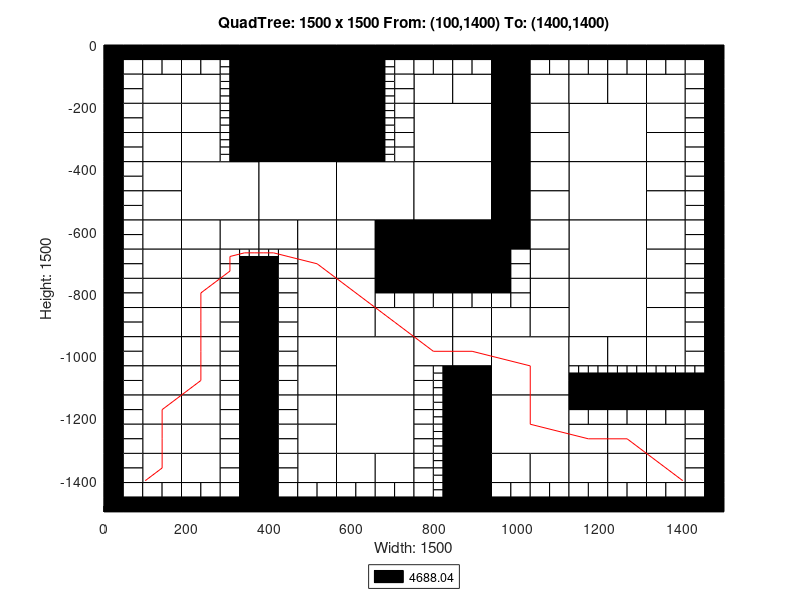

The MATLAB source for this figure:
axis([0 1500 -1500 0]);
title('QuadTree: 1500 x 1500 From: (100,1400) To: (1400,1400)');
xlabel('Width: 1500');
ylabel('Height: 1500');
rectangle('Position',[375 -187.5 187.5 187.5], 'FaceColor',[0 0 0]);
rectangle('Position',[375 -375 187.5 187.5], 'FaceColor',[0 0 0]);
rectangle('Position',[187.5 -562.5 187.5 187.5], 'FaceColor',[1 1 1]);
rectangle('Position',[375 -562.5 187.5 187.5], 'FaceColor',[1 1 1]);
rectangle('Position',[562.5 -562.5 187.5 187.5], 'FaceColor',[1 1 1]);
rectangle('Position',[750 -375 187.5 187.5], 'FaceColor',[1 1 1]);
rectangle('Position',[1125 -375 187.5 187.5], 'FaceColor',[1 1 1]);
rectangle('Position',[750 -562.5 187.5 187.5], 'FaceColor',[1 1 1]);
rectangle('Position',[750 -750 187.5 187.5], 'FaceColor',[0 0 0]);
rectangle('Position',[1125 -562.5 187.5 187.5], 'FaceColor',[1 1 1]);
rectangle('Position',[1125 -750 187.5 187.5], 'FaceColor',[1 1 1]);
rectangle('Position',[562.5 -1125 187.5 187.5], 'FaceColor',[1 1 1]);
rectangle('Position',[562.5 -1312.5 187.5 187.5], 'FaceColor',[1 1 1]);
rectangle('Position',[937.5 -1125 187.5 187.5], 'FaceColor',[1 1 1]);
rectangle('Position',[1125 -937.5 187.5 187.5], 'FaceColor',[1 1 1]);
rectangle('Position',[937.5 -1312.5 187.5 187.5], 'FaceColor',[1 1 1]);
rectangle('Position',[93.75 -187.5 93.75 93.75], 'FaceColor',[1 1 1]);
rectangle('Position',[187.5 -187.5 93.75 93.75], 'FaceColor',[1 1 1]);
rectangle('Position',[93.75 -281.25 93.75 93.75], 'FaceColor',[1 1 1]);
rectangle('Position',[93.75 -375 93.75 93.75], 'FaceColor',[1 1 1]);
rectangle('Position',[187.5 -281.25 93.75 93.75], 'FaceColor',[1 1 1]);
rectangle('Position',[187.5 -375 93.75 93.75], 'FaceColor',[1 1 1]);
rectangle('Position',[562.5 -93.75 93.75 93.75], 'FaceColor',[0 0 0]);
rectangle('Position',[562.5 -187.5 93.75 93.75], 'FaceColor',[0 0 0]);
rectangle('Position',[562.5 -281.25 93.75 93.75], 'FaceColor',[0 0 0]);
rectangle('Position',[562.5 -375 93.75 93.75], 'FaceColor',[0 0 0]);
rectangle('Position',[93.75 -468.75 93.75 93.75], 'FaceColor',[1 1 1]);
rectangle('Position',[93.75 -562.5 93.75 93.75], 'FaceColor',[1 1 1]);
rectangle('Position',[93.75 -656.25 93.75 93.75], 'FaceColor',[1 1 1]);
rectangle('Position',[93.75 -750 93.75 93.75], 'FaceColor',[1 1 1]);
rectangle('Position',[187.5 -656.25 93.75 93.75], 'FaceColor',[1 1 1]);
rectangle('Position',[281.25 -656.25 93.75 93.75], 'FaceColor',[1 1 1]);
rectangle('Position',[187.5 -750 93.75 93.75], 'FaceColor',[1 1 1]);
rectangle('Position',[375 -656.25 93.75 93.75], 'FaceColor',[1 1 1]);
rectangle('Position',[468.75 -656.25 93.75 93.75], 'FaceColor',[1 1 1]);
rectangle('Position',[468.75 -750 93.75 93.75], 'FaceColor',[1 1 1]);
rectangle('Position',[562.5 -656.25 93.75 93.75], 'FaceColor',[1 1 1]);
rectangle('Position',[656.25 -656.25 93.75 93.75], 'FaceColor',[0 0 0]);
rectangle('Position',[562.5 -750 93.75 93.75], 'FaceColor',[1 1 1]);
rectangle('Position',[656.25 -750 93.75 93.75], 'FaceColor',[0 0 0]);
rectangle('Position',[750 -187.5 93.75 93.75], 'FaceColor',[1 1 1]);
rectangle('Position',[843.75 -187.5 93.75 93.75], 'FaceColor',[1 1 1]);
rectangle('Position',[937.5 -93.75 93.75 93.75], 'FaceColor',[0 0 0]);
rectangle('Position',[937.5 -187.5 93.75 93.75], 'FaceColor',[0 0 0]);
rectangle('Position',[1031.25 -187.5 93.75 93.75], 'FaceColor',[1 1 1]);
rectangle('Position',[937.5 -281.25 93.75 93.75], 'FaceColor',[0 0 0]);
rectangle('Position',[1031.25 -281.25 93.75 93.75], 'FaceColor',[1 1 1]);
rectangle('Position',[937.5 -375 93.75 93.75], 'FaceColor',[0 0 0]);
rectangle('Position',[1031.25 -375 93.75 93.75], 'FaceColor',[1 1 1]);
rectangle('Position',[1125 -187.5 93.75 93.75], 'FaceColor',[1 1 1]);
rectangle('Position',[1218.75 -187.5 93.75 93.75], 'FaceColor',[1 1 1]);
rectangle('Position',[1312.5 -187.5 93.75 93.75], 'FaceColor',[1 1 1]);
rectangle('Position',[1312.5 -281.25 93.75 93.75], 'FaceColor',[1 1 1]);
rectangle('Position',[1312.5 -375 93.75 93.75], 'FaceColor',[1 1 1]);
rectangle('Position',[937.5 -468.75 93.75 93.75], 'FaceColor',[0 0 0]);
rectangle('Position',[1031.25 -468.75 93.75 93.75], 'FaceColor',[1 1 1]);
rectangle('Position',[937.5 -562.5 93.75 93.75], 'FaceColor',[0 0 0]);
rectangle('Position',[1031.25 -562.5 93.75 93.75], 'FaceColor',[1 1 1]);
rectangle('Position',[937.5 -656.25 93.75 93.75], 'FaceColor',[0 0 0]);
rectangle('Position',[1031.25 -656.25 93.75 93.75], 'FaceColor',[1 1 1]);
rectangle('Position',[1031.25 -750 93.75 93.75], 'FaceColor',[1 1 1]);
rectangle('Position',[1312.5 -468.75 93.75 93.75], 'FaceColor',[1 1 1]);
rectangle('Position',[1312.5 -562.5 93.75 93.75], 'FaceColor',[1 1 1]);
rectangle('Position',[1312.5 -656.25 93.75 93.75], 'FaceColor',[1 1 1]);
rectangle('Position',[1312.5 -750 93.75 93.75], 'FaceColor',[1 1 1]);
rectangle('Position',[93.75 -843.75 93.75 93.75], 'FaceColor',[1 1 1]);
rectangle('Position',[93.75 -937.5 93.75 93.75], 'FaceColor',[1 1 1]);
rectangle('Position',[187.5 -843.75 93.75 93.75], 'FaceColor',[1 1 1]);
rectangle('Position',[187.5 -937.5 93.75 93.75], 'FaceColor',[1 1 1]);
rectangle('Position',[93.75 -1031.25 93.75 93.75], 'FaceColor',[1 1 1]);
rectangle('Position',[93.75 -1125 93.75 93.75], 'FaceColor',[1 1 1]);
rectangle('Position',[187.5 -1031.25 93.75 93.75], 'FaceColor',[1 1 1]);
rectangle('Position',[187.5 -1125 93.75 93.75], 'FaceColor',[1 1 1]);
rectangle('Position',[468.75 -843.75 93.75 93.75], 'FaceColor',[1 1 1]);
rectangle('Position',[468.75 -937.5 93.75 93.75], 'FaceColor',[1 1 1]);
rectangle('Position',[562.5 -843.75 93.75 93.75], 'FaceColor',[1 1 1]);
rectangle('Position',[562.5 -937.5 93.75 93.75], 'FaceColor',[1 1 1]);
rectangle('Position',[656.25 -937.5 93.75 93.75], 'FaceColor',[1 1 1]);
rectangle('Position',[468.75 -1031.25 93.75 93.75], 'FaceColor',[1 1 1]);
rectangle('Position',[468.75 -1125 93.75 93.75], 'FaceColor',[1 1 1]);
rectangle('Position',[93.75 -1218.75 93.75 93.75], 'FaceColor',[1 1 1]);
rectangle('Position',[93.75 -1312.5 93.75 93.75], 'FaceColor',[1 1 1]);
rectangle('Position',[187.5 -1218.75 93.75 93.75], 'FaceColor',[1 1 1]);
rectangle('Position',[187.5 -1312.5 93.75 93.75], 'FaceColor',[1 1 1]);
rectangle('Position',[93.75 -1406.25 93.75 93.75], 'FaceColor',[1 1 1]);
rectangle('Position',[187.5 -1406.25 93.75 93.75], 'FaceColor',[1 1 1]);
rectangle('Position',[468.75 -1218.75 93.75 93.75], 'FaceColor',[1 1 1]);
rectangle('Position',[468.75 -1312.5 93.75 93.75], 'FaceColor',[1 1 1]);
rectangle('Position',[468.75 -1406.25 93.75 93.75], 'FaceColor',[1 1 1]);
rectangle('Position',[562.5 -1406.25 93.75 93.75], 'FaceColor',[1 1 1]);
rectangle('Position',[656.25 -1406.25 93.75 93.75], 'FaceColor',[1 1 1]);
rectangle('Position',[750 -937.5 93.75 93.75], 'FaceColor',[1 1 1]);
rectangle('Position',[843.75 -937.5 93.75 93.75], 'FaceColor',[1 1 1]);
rectangle('Position',[1031.25 -843.75 93.75 93.75], 'FaceColor',[1 1 1]);
rectangle('Position',[937.5 -937.5 93.75 93.75], 'FaceColor',[1 1 1]);
rectangle('Position',[1031.25 -937.5 93.75 93.75], 'FaceColor',[1 1 1]);
rectangle('Position',[750 -1031.25 93.75 93.75], 'FaceColor',[1 1 1]);
rectangle('Position',[843.75 -1031.25 93.75 93.75], 'FaceColor',[1 1 1]);
rectangle('Position',[843.75 -1125 93.75 93.75], 'FaceColor',[0 0 0]);
rectangle('Position',[1312.5 -843.75 93.75 93.75], 'FaceColor',[1 1 1]);
rectangle('Position',[1312.5 -937.5 93.75 93.75], 'FaceColor',[1 1 1]);
rectangle('Position',[1125 -1031.25 93.75 93.75], 'FaceColor',[1 1 1]);
rectangle('Position',[1218.75 -1031.25 93.75 93.75], 'FaceColor',[1 1 1]);
rectangle('Position',[1312.5 -1031.25 93.75 93.75], 'FaceColor',[1 1 1]);
rectangle('Position',[843.75 -1218.75 93.75 93.75], 'FaceColor',[0 0 0]);
rectangle('Position',[843.75 -1312.5 93.75 93.75], 'FaceColor',[0 0 0]);
rectangle('Position',[843.75 -1406.25 93.75 93.75], 'FaceColor',[0 0 0]);
rectangle('Position',[843.75 -1500 93.75 93.75], 'FaceColor',[0 0 0]);
rectangle('Position',[937.5 -1406.25 93.75 93.75], 'FaceColor',[1 1 1]);
rectangle('Position',[1031.25 -1406.25 93.75 93.75], 'FaceColor',[1 1 1]);
rectangle('Position',[1125 -1312.5 93.75 93.75], 'FaceColor',[1 1 1]);
rectangle('Position',[1218.75 -1312.5 93.75 93.75], 'FaceColor',[1 1 1]);
rectangle('Position',[1312.5 -1312.5 93.75 93.75], 'FaceColor',[1 1 1]);
rectangle('Position',[1125 -1406.25 93.75 93.75], 'FaceColor',[1 1 1]);
rectangle('Position',[1218.75 -1406.25 93.75 93.75], 'FaceColor',[1 1 1]);
rectangle('Position',[1312.5 -1406.25 93.75 93.75], 'FaceColor',[1 1 1]);
rectangle('Position',[0 -46.875 46.875 46.875], 'FaceColor',[0 0 0]);
rectangle('Position',[46.875 -46.875 46.875 46.875], 'FaceColor',[0 0 0]);
rectangle('Position',[0 -93.75 46.875 46.875], 'FaceColor',[0 0 0]);
rectangle('Position',[46.875 -93.75 46.875 46.875], 'FaceColor',[1 1 1]);
rectangle('Position',[93.75 -46.875 46.875 46.875], 'FaceColor',[0 0 0]);
rectangle('Position',[140.625 -46.875 46.875 46.875], 'FaceColor',[0 0 0]);
rectangle('Position',[93.75 -93.75 46.875 46.875], 'FaceColor',[1 1 1]);
rectangle('Position',[140.625 -93.75 46.875 46.875], 'FaceColor',[1 1 1]);
rectangle('Position',[0 -140.625 46.875 46.875], 'FaceColor',[0 0 0]);
rectangle('Position',[46.875 -140.625 46.875 46.875], 'FaceColor',[1 1 1]);
rectangle('Position',[0 -187.5 46.875 46.875], 'FaceColor',[0 0 0]);
rectangle('Position',[46.875 -187.5 46.875 46.875], 'FaceColor',[1 1 1]);
rectangle('Position',[187.5 -46.875 46.875 46.875], 'FaceColor',[0 0 0]);
rectangle('Position',[234.375 -46.875 46.875 46.875], 'FaceColor',[0 0 0]);
rectangle('Position',[187.5 -93.75 46.875 46.875], 'FaceColor',[1 1 1]);
rectangle('Position',[234.375 -93.75 46.875 46.875], 'FaceColor',[1 1 1]);
rectangle('Position',[281.25 -46.875 46.875 46.875], 'FaceColor',[0 0 0]);
rectangle('Position',[328.125 -46.875 46.875 46.875], 'FaceColor',[0 0 0]);
rectangle('Position',[328.125 -93.75 46.875 46.875], 'FaceColor',[0 0 0]);
rectangle('Position',[328.125 -140.625 46.875 46.875], 'FaceColor',[0 0 0]);
rectangle('Position',[328.125 -187.5 46.875 46.875], 'FaceColor',[0 0 0]);
rectangle('Position',[0 -234.375 46.875 46.875], 'FaceColor',[0 0 0]);
rectangle('Position',[46.875 -234.375 46.875 46.875], 'FaceColor',[1 1 1]);
rectangle('Position',[0 -281.25 46.875 46.875], 'FaceColor',[0 0 0]);
rectangle('Position',[46.875 -281.25 46.875 46.875], 'FaceColor',[1 1 1]);
rectangle('Position',[0 -328.125 46.875 46.875], 'FaceColor',[0 0 0]);
rectangle('Position',[46.875 -328.125 46.875 46.875], 'FaceColor',[1 1 1]);
rectangle('Position',[0 -375 46.875 46.875], 'FaceColor',[0 0 0]);
rectangle('Position',[46.875 -375 46.875 46.875], 'FaceColor',[1 1 1]);
rectangle('Position',[328.125 -234.375 46.875 46.875], 'FaceColor',[0 0 0]);
rectangle('Position',[328.125 -281.25 46.875 46.875], 'FaceColor',[0 0 0]);
rectangle('Position',[328.125 -328.125 46.875 46.875], 'FaceColor',[0 0 0]);
rectangle('Position',[328.125 -375 46.875 46.875], 'FaceColor',[0 0 0]);
rectangle('Position',[656.25 -46.875 46.875 46.875], 'FaceColor',[0 0 0]);
rectangle('Position',[703.125 -46.875 46.875 46.875], 'FaceColor',[0 0 0]);
rectangle('Position',[703.125 -93.75 46.875 46.875], 'FaceColor',[1 1 1]);
rectangle('Position',[703.125 -140.625 46.875 46.875], 'FaceColor',[1 1 1]);
rectangle('Position',[703.125 -187.5 46.875 46.875], 'FaceColor',[1 1 1]);
rectangle('Position',[703.125 -234.375 46.875 46.875], 'FaceColor',[1 1 1]);
rectangle('Position',[703.125 -281.25 46.875 46.875], 'FaceColor',[1 1 1]);
rectangle('Position',[703.125 -328.125 46.875 46.875], 'FaceColor',[1 1 1]);
rectangle('Position',[703.125 -375 46.875 46.875], 'FaceColor',[1 1 1]);
rectangle('Position',[0 -421.875 46.875 46.875], 'FaceColor',[0 0 0]);
rectangle('Position',[46.875 -421.875 46.875 46.875], 'FaceColor',[1 1 1]);
rectangle('Position',[0 -468.75 46.875 46.875], 'FaceColor',[0 0 0]);
rectangle('Position',[46.875 -468.75 46.875 46.875], 'FaceColor',[1 1 1]);
rectangle('Position',[0 -515.625 46.875 46.875], 'FaceColor',[0 0 0]);
rectangle('Position',[46.875 -515.625 46.875 46.875], 'FaceColor',[1 1 1]);
rectangle('Position',[0 -562.5 46.875 46.875], 'FaceColor',[0 0 0]);
rectangle('Position',[46.875 -562.5 46.875 46.875], 'FaceColor',[1 1 1]);
rectangle('Position',[0 -609.375 46.875 46.875], 'FaceColor',[0 0 0]);
rectangle('Position',[46.875 -609.375 46.875 46.875], 'FaceColor',[1 1 1]);
rectangle('Position',[0 -656.25 46.875 46.875], 'FaceColor',[0 0 0]);
rectangle('Position',[46.875 -656.25 46.875 46.875], 'FaceColor',[1 1 1]);
rectangle('Position',[0 -703.125 46.875 46.875], 'FaceColor',[0 0 0]);
rectangle('Position',[46.875 -703.125 46.875 46.875], 'FaceColor',[1 1 1]);
rectangle('Position',[0 -750 46.875 46.875], 'FaceColor',[0 0 0]);
rectangle('Position',[46.875 -750 46.875 46.875], 'FaceColor',[1 1 1]);
rectangle('Position',[281.25 -703.125 46.875 46.875], 'FaceColor',[1 1 1]);
rectangle('Position',[281.25 -750 46.875 46.875], 'FaceColor',[1 1 1]);
rectangle('Position',[328.125 -750 46.875 46.875], 'FaceColor',[0 0 0]);
rectangle('Position',[421.875 -703.125 46.875 46.875], 'FaceColor',[1 1 1]);
rectangle('Position',[375 -750 46.875 46.875], 'FaceColor',[0 0 0]);
rectangle('Position',[421.875 -750 46.875 46.875], 'FaceColor',[1 1 1]);
rectangle('Position',[750 -46.875 46.875 46.875], 'FaceColor',[0 0 0]);
rectangle('Position',[796.875 -46.875 46.875 46.875], 'FaceColor',[0 0 0]);
rectangle('Position',[750 -93.75 46.875 46.875], 'FaceColor',[1 1 1]);
rectangle('Position',[796.875 -93.75 46.875 46.875], 'FaceColor',[1 1 1]);
rectangle('Position',[843.75 -46.875 46.875 46.875], 'FaceColor',[0 0 0]);
rectangle('Position',[890.625 -46.875 46.875 46.875], 'FaceColor',[0 0 0]);
rectangle('Position',[843.75 -93.75 46.875 46.875], 'FaceColor',[1 1 1]);
rectangle('Position',[890.625 -93.75 46.875 46.875], 'FaceColor',[1 1 1]);
rectangle('Position',[1031.25 -46.875 46.875 46.875], 'FaceColor',[0 0 0]);
rectangle('Position',[1078.12 -46.875 46.875 46.875], 'FaceColor',[0 0 0]);
rectangle('Position',[1031.25 -93.75 46.875 46.875], 'FaceColor',[1 1 1]);
rectangle('Position',[1078.12 -93.75 46.875 46.875], 'FaceColor',[1 1 1]);
rectangle('Position',[1125 -46.875 46.875 46.875], 'FaceColor',[0 0 0]);
rectangle('Position',[1171.88 -46.875 46.875 46.875], 'FaceColor',[0 0 0]);
rectangle('Position',[1125 -93.75 46.875 46.875], 'FaceColor',[1 1 1]);
rectangle('Position',[1171.88 -93.75 46.875 46.875], 'FaceColor',[1 1 1]);
rectangle('Position',[1218.75 -46.875 46.875 46.875], 'FaceColor',[0 0 0]);
rectangle('Position',[1265.62 -46.875 46.875 46.875], 'FaceColor',[0 0 0]);
rectangle('Position',[1218.75 -93.75 46.875 46.875], 'FaceColor',[1 1 1]);
rectangle('Position',[1265.62 -93.75 46.875 46.875], 'FaceColor',[1 1 1]);
rectangle('Position',[1312.5 -46.875 46.875 46.875], 'FaceColor',[0 0 0]);
rectangle('Position',[1359.38 -46.875 46.875 46.875], 'FaceColor',[0 0 0]);
rectangle('Position',[1312.5 -93.75 46.875 46.875], 'FaceColor',[1 1 1]);
rectangle('Position',[1359.38 -93.75 46.875 46.875], 'FaceColor',[1 1 1]);
rectangle('Position',[1406.25 -46.875 46.875 46.875], 'FaceColor',[0 0 0]);
rectangle('Position',[1453.12 -46.875 46.875 46.875], 'FaceColor',[0 0 0]);
rectangle('Position',[1406.25 -93.75 46.875 46.875], 'FaceColor',[1 1 1]);
rectangle('Position',[1453.12 -93.75 46.875 46.875], 'FaceColor',[0 0 0]);
rectangle('Position',[1406.25 -140.625 46.875 46.875], 'FaceColor',[1 1 1]);
rectangle('Position',[1453.12 -140.625 46.875 46.875], 'FaceColor',[0 0 0]);
rectangle('Position',[1406.25 -187.5 46.875 46.875], 'FaceColor',[1 1 1]);
rectangle('Position',[1453.12 -187.5 46.875 46.875], 'FaceColor',[0 0 0]);
rectangle('Position',[1406.25 -234.375 46.875 46.875], 'FaceColor',[1 1 1]);
rectangle('Position',[1453.12 -234.375 46.875 46.875], 'FaceColor',[0 0 0]);
rectangle('Position',[1406.25 -281.25 46.875 46.875], 'FaceColor',[1 1 1]);
rectangle('Position',[1453.12 -281.25 46.875 46.875], 'FaceColor',[0 0 0]);
rectangle('Position',[1406.25 -328.125 46.875 46.875], 'FaceColor',[1 1 1]);
rectangle('Position',[1453.12 -328.125 46.875 46.875], 'FaceColor',[0 0 0]);
rectangle('Position',[1406.25 -375 46.875 46.875], 'FaceColor',[1 1 1]);
rectangle('Position',[1453.12 -375 46.875 46.875], 'FaceColor',[0 0 0]);
rectangle('Position',[937.5 -703.125 46.875 46.875], 'FaceColor',[0 0 0]);
rectangle('Position',[984.375 -703.125 46.875 46.875], 'FaceColor',[1 1 1]);
rectangle('Position',[937.5 -750 46.875 46.875], 'FaceColor',[0 0 0]);
rectangle('Position',[984.375 -750 46.875 46.875], 'FaceColor',[1 1 1]);
rectangle('Position',[1406.25 -421.875 46.875 46.875], 'FaceColor',[1 1 1]);
rectangle('Position',[1453.12 -421.875 46.875 46.875], 'FaceColor',[0 0 0]);
rectangle('Position',[1406.25 -468.75 46.875 46.875], 'FaceColor',[1 1 1]);
rectangle('Position',[1453.12 -468.75 46.875 46.875], 'FaceColor',[0 0 0]);
rectangle('Position',[1406.25 -515.625 46.875 46.875], 'FaceColor',[1 1 1]);
rectangle('Position',[1453.12 -515.625 46.875 46.875], 'FaceColor',[0 0 0]);
rectangle('Position',[1406.25 -562.5 46.875 46.875], 'FaceColor',[1 1 1]);
rectangle('Position',[1453.12 -562.5 46.875 46.875], 'FaceColor',[0 0 0]);
rectangle('Position',[1406.25 -609.375 46.875 46.875], 'FaceColor',[1 1 1]);
rectangle('Position',[1453.12 -609.375 46.875 46.875], 'FaceColor',[0 0 0]);
rectangle('Position',[1406.25 -656.25 46.875 46.875], 'FaceColor',[1 1 1]);
rectangle('Position',[1453.12 -656.25 46.875 46.875], 'FaceColor',[0 0 0]);
rectangle('Position',[1406.25 -703.125 46.875 46.875], 'FaceColor',[1 1 1]);
rectangle('Position',[1453.12 -703.125 46.875 46.875], 'FaceColor',[0 0 0]);
rectangle('Position',[1406.25 -750 46.875 46.875], 'FaceColor',[1 1 1]);
rectangle('Position',[1453.12 -750 46.875 46.875], 'FaceColor',[0 0 0]);
rectangle('Position',[0 -796.875 46.875 46.875], 'FaceColor',[0 0 0]);
rectangle('Position',[46.875 -796.875 46.875 46.875], 'FaceColor',[1 1 1]);
rectangle('Position',[0 -843.75 46.875 46.875], 'FaceColor',[0 0 0]);
rectangle('Position',[46.875 -843.75 46.875 46.875], 'FaceColor',[1 1 1]);
rectangle('Position',[0 -890.625 46.875 46.875], 'FaceColor',[0 0 0]);
rectangle('Position',[46.875 -890.625 46.875 46.875], 'FaceColor',[1 1 1]);
rectangle('Position',[0 -937.5 46.875 46.875], 'FaceColor',[0 0 0]);
rectangle('Position',[46.875 -937.5 46.875 46.875], 'FaceColor',[1 1 1]);
rectangle('Position',[281.25 -796.875 46.875 46.875], 'FaceColor',[1 1 1]);
rectangle('Position',[328.125 -796.875 46.875 46.875], 'FaceColor',[0 0 0]);
rectangle('Position',[281.25 -843.75 46.875 46.875], 'FaceColor',[1 1 1]);
rectangle('Position',[328.125 -843.75 46.875 46.875], 'FaceColor',[0 0 0]);
rectangle('Position',[281.25 -890.625 46.875 46.875], 'FaceColor',[1 1 1]);
rectangle('Position',[328.125 -890.625 46.875 46.875], 'FaceColor',[0 0 0]);
rectangle('Position',[281.25 -937.5 46.875 46.875], 'FaceColor',[1 1 1]);
rectangle('Position',[328.125 -937.5 46.875 46.875], 'FaceColor',[0 0 0]);
rectangle('Position',[0 -984.375 46.875 46.875], 'FaceColor',[0 0 0]);
rectangle('Position',[46.875 -984.375 46.875 46.875], 'FaceColor',[1 1 1]);
rectangle('Position',[0 -1031.25 46.875 46.875], 'FaceColor',[0 0 0]);
rectangle('Position',[46.875 -1031.25 46.875 46.875], 'FaceColor',[1 1 1]);
rectangle('Position',[0 -1078.12 46.875 46.875], 'FaceColor',[0 0 0]);
rectangle('Position',[46.875 -1078.12 46.875 46.875], 'FaceColor',[1 1 1]);
rectangle('Position',[0 -1125 46.875 46.875], 'FaceColor',[0 0 0]);
rectangle('Position',[46.875 -1125 46.875 46.875], 'FaceColor',[1 1 1]);
rectangle('Position',[281.25 -984.375 46.875 46.875], 'FaceColor',[1 1 1]);
rectangle('Position',[328.125 -984.375 46.875 46.875], 'FaceColor',[0 0 0]);
rectangle('Position',[281.25 -1031.25 46.875 46.875], 'FaceColor',[1 1 1]);
rectangle('Position',[328.125 -1031.25 46.875 46.875], 'FaceColor',[0 0 0]);
rectangle('Position',[281.25 -1078.12 46.875 46.875], 'FaceColor',[1 1 1]);
rectangle('Position',[328.125 -1078.12 46.875 46.875], 'FaceColor',[0 0 0]);
rectangle('Position',[281.25 -1125 46.875 46.875], 'FaceColor',[1 1 1]);
rectangle('Position',[328.125 -1125 46.875 46.875], 'FaceColor',[0 0 0]);
rectangle('Position',[375 -796.875 46.875 46.875], 'FaceColor',[0 0 0]);
rectangle('Position',[421.875 -796.875 46.875 46.875], 'FaceColor',[1 1 1]);
rectangle('Position',[375 -843.75 46.875 46.875], 'FaceColor',[0 0 0]);
rectangle('Position',[421.875 -843.75 46.875 46.875], 'FaceColor',[1 1 1]);
rectangle('Position',[375 -890.625 46.875 46.875], 'FaceColor',[0 0 0]);
rectangle('Position',[421.875 -890.625 46.875 46.875], 'FaceColor',[1 1 1]);
rectangle('Position',[375 -937.5 46.875 46.875], 'FaceColor',[0 0 0]);
rectangle('Position',[421.875 -937.5 46.875 46.875], 'FaceColor',[1 1 1]);
rectangle('Position',[656.25 -796.875 46.875 46.875], 'FaceColor',[0 0 0]);
rectangle('Position',[703.125 -796.875 46.875 46.875], 'FaceColor',[0 0 0]);
rectangle('Position',[656.25 -843.75 46.875 46.875], 'FaceColor',[1 1 1]);
rectangle('Position',[703.125 -843.75 46.875 46.875], 'FaceColor',[1 1 1]);
rectangle('Position',[375 -984.375 46.875 46.875], 'FaceColor',[0 0 0]);
rectangle('Position',[421.875 -984.375 46.875 46.875], 'FaceColor',[1 1 1]);
rectangle('Position',[375 -1031.25 46.875 46.875], 'FaceColor',[0 0 0]);
rectangle('Position',[421.875 -1031.25 46.875 46.875], 'FaceColor',[1 1 1]);
rectangle('Position',[375 -1078.12 46.875 46.875], 'FaceColor',[0 0 0]);
rectangle('Position',[421.875 -1078.12 46.875 46.875], 'FaceColor',[1 1 1]);
rectangle('Position',[375 -1125 46.875 46.875], 'FaceColor',[0 0 0]);
rectangle('Position',[421.875 -1125 46.875 46.875], 'FaceColor',[1 1 1]);
rectangle('Position',[0 -1171.88 46.875 46.875], 'FaceColor',[0 0 0]);
rectangle('Position',[46.875 -1171.88 46.875 46.875], 'FaceColor',[1 1 1]);
rectangle('Position',[0 -1218.75 46.875 46.875], 'FaceColor',[0 0 0]);
rectangle('Position',[46.875 -1218.75 46.875 46.875], 'FaceColor',[1 1 1]);
rectangle('Position',[0 -1265.62 46.875 46.875], 'FaceColor',[0 0 0]);
rectangle('Position',[46.875 -1265.62 46.875 46.875], 'FaceColor',[1 1 1]);
rectangle('Position',[0 -1312.5 46.875 46.875], 'FaceColor',[0 0 0]);
rectangle('Position',[46.875 -1312.5 46.875 46.875], 'FaceColor',[1 1 1]);
rectangle('Position',[281.25 -1171.88 46.875 46.875], 'FaceColor',[1 1 1]);
rectangle('Position',[328.125 -1171.88 46.875 46.875], 'FaceColor',[0 0 0]);
rectangle('Position',[281.25 -1218.75 46.875 46.875], 'FaceColor',[1 1 1]);
rectangle('Position',[328.125 -1218.75 46.875 46.875], 'FaceColor',[0 0 0]);
rectangle('Position',[281.25 -1265.62 46.875 46.875], 'FaceColor',[1 1 1]);
rectangle('Position',[328.125 -1265.62 46.875 46.875], 'FaceColor',[0 0 0]);
rectangle('Position',[281.25 -1312.5 46.875 46.875], 'FaceColor',[1 1 1]);
rectangle('Position',[328.125 -1312.5 46.875 46.875], 'FaceColor',[0 0 0]);
rectangle('Position',[0 -1359.38 46.875 46.875], 'FaceColor',[0 0 0]);
rectangle('Position',[46.875 -1359.38 46.875 46.875], 'FaceColor',[1 1 1]);
rectangle('Position',[0 -1406.25 46.875 46.875], 'FaceColor',[0 0 0]);
rectangle('Position',[46.875 -1406.25 46.875 46.875], 'FaceColor',[1 1 1]);
rectangle('Position',[0 -1453.12 46.875 46.875], 'FaceColor',[0 0 0]);
rectangle('Position',[46.875 -1453.12 46.875 46.875], 'FaceColor',[1 1 1]);
rectangle('Position',[0 -1500 46.875 46.875], 'FaceColor',[0 0 0]);
rectangle('Position',[46.875 -1500 46.875 46.875], 'FaceColor',[0 0 0]);
rectangle('Position',[93.75 -1453.12 46.875 46.875], 'FaceColor',[1 1 1]);
rectangle('Position',[140.625 -1453.12 46.875 46.875], 'FaceColor',[1 1 1]);
rectangle('Position',[93.75 -1500 46.875 46.875], 'FaceColor',[0 0 0]);
rectangle('Position',[140.625 -1500 46.875 46.875], 'FaceColor',[0 0 0]);
rectangle('Position',[281.25 -1359.38 46.875 46.875], 'FaceColor',[1 1 1]);
rectangle('Position',[328.125 -1359.38 46.875 46.875], 'FaceColor',[0 0 0]);
rectangle('Position',[281.25 -1406.25 46.875 46.875], 'FaceColor',[1 1 1]);
rectangle('Position',[328.125 -1406.25 46.875 46.875], 'FaceColor',[0 0 0]);
rectangle('Position',[187.5 -1453.12 46.875 46.875], 'FaceColor',[1 1 1]);
rectangle('Position',[234.375 -1453.12 46.875 46.875], 'FaceColor',[1 1 1]);
rectangle('Position',[187.5 -1500 46.875 46.875], 'FaceColor',[0 0 0]);
rectangle('Position',[234.375 -1500 46.875 46.875], 'FaceColor',[0 0 0]);
rectangle('Position',[281.25 -1453.12 46.875 46.875], 'FaceColor',[1 1 1]);
rectangle('Position',[328.125 -1453.12 46.875 46.875], 'FaceColor',[0 0 0]);
rectangle('Position',[281.25 -1500 46.875 46.875], 'FaceColor',[0 0 0]);
rectangle('Position',[328.125 -1500 46.875 46.875], 'FaceColor',[0 0 0]);
rectangle('Position',[375 -1171.88 46.875 46.875], 'FaceColor',[0 0 0]);
rectangle('Position',[421.875 -1171.88 46.875 46.875], 'FaceColor',[1 1 1]);
rectangle('Position',[375 -1218.75 46.875 46.875], 'FaceColor',[0 0 0]);
rectangle('Position',[421.875 -1218.75 46.875 46.875], 'FaceColor',[1 1 1]);
rectangle('Position',[375 -1265.62 46.875 46.875], 'FaceColor',[0 0 0]);
rectangle('Position',[421.875 -1265.62 46.875 46.875], 'FaceColor',[1 1 1]);
rectangle('Position',[375 -1312.5 46.875 46.875], 'FaceColor',[0 0 0]);
rectangle('Position',[421.875 -1312.5 46.875 46.875], 'FaceColor',[1 1 1]);
rectangle('Position',[375 -1359.38 46.875 46.875], 'FaceColor',[0 0 0]);
rectangle('Position',[421.875 -1359.38 46.875 46.875], 'FaceColor',[1 1 1]);
rectangle('Position',[375 -1406.25 46.875 46.875], 'FaceColor',[0 0 0]);
rectangle('Position',[421.875 -1406.25 46.875 46.875], 'FaceColor',[1 1 1]);
rectangle('Position',[375 -1453.12 46.875 46.875], 'FaceColor',[0 0 0]);
rectangle('Position',[421.875 -1453.12 46.875 46.875], 'FaceColor',[1 1 1]);
rectangle('Position',[375 -1500 46.875 46.875], 'FaceColor',[0 0 0]);
rectangle('Position',[421.875 -1500 46.875 46.875], 'FaceColor',[0 0 0]);
rectangle('Position',[468.75 -1453.12 46.875 46.875], 'FaceColor',[1 1 1]);
rectangle('Position',[515.625 -1453.12 46.875 46.875], 'FaceColor',[1 1 1]);
rectangle('Position',[468.75 -1500 46.875 46.875], 'FaceColor',[0 0 0]);
rectangle('Position',[515.625 -1500 46.875 46.875], 'FaceColor',[0 0 0]);
rectangle('Position',[562.5 -1453.12 46.875 46.875], 'FaceColor',[1 1 1]);
rectangle('Position',[609.375 -1453.12 46.875 46.875], 'FaceColor',[1 1 1]);
rectangle('Position',[562.5 -1500 46.875 46.875], 'FaceColor',[0 0 0]);
rectangle('Position',[609.375 -1500 46.875 46.875], 'FaceColor',[0 0 0]);
rectangle('Position',[656.25 -1453.12 46.875 46.875], 'FaceColor',[1 1 1]);
rectangle('Position',[703.125 -1453.12 46.875 46.875], 'FaceColor',[1 1 1]);
rectangle('Position',[656.25 -1500 46.875 46.875], 'FaceColor',[0 0 0]);
rectangle('Position',[703.125 -1500 46.875 46.875], 'FaceColor',[0 0 0]);
rectangle('Position',[750 -796.875 46.875 46.875], 'FaceColor',[0 0 0]);
rectangle('Position',[796.875 -796.875 46.875 46.875], 'FaceColor',[0 0 0]);
rectangle('Position',[750 -843.75 46.875 46.875], 'FaceColor',[1 1 1]);
rectangle('Position',[796.875 -843.75 46.875 46.875], 'FaceColor',[1 1 1]);
rectangle('Position',[843.75 -796.875 46.875 46.875], 'FaceColor',[0 0 0]);
rectangle('Position',[890.625 -796.875 46.875 46.875], 'FaceColor',[0 0 0]);
rectangle('Position',[843.75 -843.75 46.875 46.875], 'FaceColor',[1 1 1]);
rectangle('Position',[890.625 -843.75 46.875 46.875], 'FaceColor',[1 1 1]);
rectangle('Position',[937.5 -796.875 46.875 46.875], 'FaceColor',[0 0 0]);
rectangle('Position',[984.375 -796.875 46.875 46.875], 'FaceColor',[1 1 1]);
rectangle('Position',[937.5 -843.75 46.875 46.875], 'FaceColor',[1 1 1]);
rectangle('Position',[984.375 -843.75 46.875 46.875], 'FaceColor',[1 1 1]);
rectangle('Position',[750 -1078.12 46.875 46.875], 'FaceColor',[1 1 1]);
rectangle('Position',[750 -1125 46.875 46.875], 'FaceColor',[1 1 1]);
rectangle('Position',[1406.25 -796.875 46.875 46.875], 'FaceColor',[1 1 1]);
rectangle('Position',[1453.12 -796.875 46.875 46.875], 'FaceColor',[0 0 0]);
rectangle('Position',[1406.25 -843.75 46.875 46.875], 'FaceColor',[1 1 1]);
rectangle('Position',[1453.12 -843.75 46.875 46.875], 'FaceColor',[0 0 0]);
rectangle('Position',[1406.25 -890.625 46.875 46.875], 'FaceColor',[1 1 1]);
rectangle('Position',[1453.12 -890.625 46.875 46.875], 'FaceColor',[0 0 0]);
rectangle('Position',[1406.25 -937.5 46.875 46.875], 'FaceColor',[1 1 1]);
rectangle('Position',[1453.12 -937.5 46.875 46.875], 'FaceColor',[0 0 0]);
rectangle('Position',[1125 -1125 46.875 46.875], 'FaceColor',[0 0 0]);
rectangle('Position',[1171.88 -1125 46.875 46.875], 'FaceColor',[0 0 0]);
rectangle('Position',[1218.75 -1125 46.875 46.875], 'FaceColor',[0 0 0]);
rectangle('Position',[1265.62 -1125 46.875 46.875], 'FaceColor',[0 0 0]);
rectangle('Position',[1406.25 -984.375 46.875 46.875], 'FaceColor',[1 1 1]);
rectangle('Position',[1453.12 -984.375 46.875 46.875], 'FaceColor',[0 0 0]);
rectangle('Position',[1406.25 -1031.25 46.875 46.875], 'FaceColor',[1 1 1]);
rectangle('Position',[1453.12 -1031.25 46.875 46.875], 'FaceColor',[0 0 0]);
rectangle('Position',[1312.5 -1125 46.875 46.875], 'FaceColor',[0 0 0]);
rectangle('Position',[1359.38 -1125 46.875 46.875], 'FaceColor',[0 0 0]);
rectangle('Position',[1453.12 -1078.12 46.875 46.875], 'FaceColor',[0 0 0]);
rectangle('Position',[1406.25 -1125 46.875 46.875], 'FaceColor',[0 0 0]);
rectangle('Position',[1453.12 -1125 46.875 46.875], 'FaceColor',[0 0 0]);
rectangle('Position',[750 -1171.88 46.875 46.875], 'FaceColor',[1 1 1]);
rectangle('Position',[750 -1218.75 46.875 46.875], 'FaceColor',[1 1 1]);
rectangle('Position',[750 -1265.62 46.875 46.875], 'FaceColor',[1 1 1]);
rectangle('Position',[750 -1312.5 46.875 46.875], 'FaceColor',[1 1 1]);
rectangle('Position',[750 -1359.38 46.875 46.875], 'FaceColor',[1 1 1]);
rectangle('Position',[750 -1406.25 46.875 46.875], 'FaceColor',[1 1 1]);
rectangle('Position',[750 -1453.12 46.875 46.875], 'FaceColor',[1 1 1]);
rectangle('Position',[750 -1500 46.875 46.875], 'FaceColor',[0 0 0]);
rectangle('Position',[796.875 -1500 46.875 46.875], 'FaceColor',[0 0 0]);
rectangle('Position',[937.5 -1453.12 46.875 46.875], 'FaceColor',[1 1 1]);
rectangle('Position',[984.375 -1453.12 46.875 46.875], 'FaceColor',[1 1 1]);
rectangle('Position',[937.5 -1500 46.875 46.875], 'FaceColor',[0 0 0]);
rectangle('Position',[984.375 -1500 46.875 46.875], 'FaceColor',[0 0 0]);
rectangle('Position',[1031.25 -1453.12 46.875 46.875], 'FaceColor',[1 1 1]);
rectangle('Position',[1078.12 -1453.12 46.875 46.875], 'FaceColor',[1 1 1]);
rectangle('Position',[1031.25 -1500 46.875 46.875], 'FaceColor',[0 0 0]);
rectangle('Position',[1078.12 -1500 46.875 46.875], 'FaceColor',[0 0 0]);
rectangle('Position',[1125 -1171.88 46.875 46.875], 'FaceColor',[0 0 0]);
rectangle('Position',[1171.88 -1171.88 46.875 46.875], 'FaceColor',[0 0 0]);
rectangle('Position',[1125 -1218.75 46.875 46.875], 'FaceColor',[1 1 1]);
rectangle('Position',[1171.88 -1218.75 46.875 46.875], 'FaceColor',[1 1 1]);
rectangle('Position',[1218.75 -1171.88 46.875 46.875], 'FaceColor',[0 0 0]);
rectangle('Position',[1265.62 -1171.88 46.875 46.875], 'FaceColor',[0 0 0]);
rectangle('Position',[1218.75 -1218.75 46.875 46.875], 'FaceColor',[1 1 1]);
rectangle('Position',[1265.62 -1218.75 46.875 46.875], 'FaceColor',[1 1 1]);
rectangle('Position',[1312.5 -1171.88 46.875 46.875], 'FaceColor',[0 0 0]);
rectangle('Position',[1359.38 -1171.88 46.875 46.875], 'FaceColor',[0 0 0]);
rectangle('Position',[1312.5 -1218.75 46.875 46.875], 'FaceColor',[1 1 1]);
rectangle('Position',[1359.38 -1218.75 46.875 46.875], 'FaceColor',[1 1 1]);
rectangle('Position',[1406.25 -1171.88 46.875 46.875], 'FaceColor',[0 0 0]);
rectangle('Position',[1453.12 -1171.88 46.875 46.875], 'FaceColor',[0 0 0]);
rectangle('Position',[1406.25 -1218.75 46.875 46.875], 'FaceColor',[1 1 1]);
rectangle('Position',[1453.12 -1218.75 46.875 46.875], 'FaceColor',[0 0 0]);
rectangle('Position',[1406.25 -1265.62 46.875 46.875], 'FaceColor',[1 1 1]);
rectangle('Position',[1453.12 -1265.62 46.875 46.875], 'FaceColor',[0 0 0]);
rectangle('Position',[1406.25 -1312.5 46.875 46.875], 'FaceColor',[1 1 1]);
rectangle('Position',[1453.12 -1312.5 46.875 46.875], 'FaceColor',[0 0 0]);
rectangle('Position',[1125 -1453.12 46.875 46.875], 'FaceColor',[1 1 1]);
rectangle('Position',[1171.88 -1453.12 46.875 46.875], 'FaceColor',[1 1 1]);
rectangle('Position',[1125 -1500 46.875 46.875], 'FaceColor',[0 0 0]);
rectangle('Position',[1171.88 -1500 46.875 46.875], 'FaceColor',[0 0 0]);
rectangle('Position',[1218.75 -1453.12 46.875 46.875], 'FaceColor',[1 1 1]);
rectangle('Position',[1265.62 -1453.12 46.875 46.875], 'FaceColor',[1 1 1]);
rectangle('Position',[1218.75 -1500 46.875 46.875], 'FaceColor',[0 0 0]);
rectangle('Position',[1265.62 -1500 46.875 46.875], 'FaceColor',[0 0 0]);
rectangle('Position',[1406.25 -1359.38 46.875 46.875], 'FaceColor',[1 1 1]);
rectangle('Position',[1453.12 -1359.38 46.875 46.875], 'FaceColor',[0 0 0]);
rectangle('Position',[1406.25 -1406.25 46.875 46.875], 'FaceColor',[1 1 1]);
rectangle('Position',[1453.12 -1406.25 46.875 46.875], 'FaceColor',[0 0 0]);
rectangle('Position',[1312.5 -1453.12 46.875 46.875], 'FaceColor',[1 1 1]);
rectangle('Position',[1359.38 -1453.12 46.875 46.875], 'FaceColor',[1 1 1]);
rectangle('Position',[1312.5 -1500 46.875 46.875], 'FaceColor',[0 0 0]);
rectangle('Position',[1359.38 -1500 46.875 46.875], 'FaceColor',[0 0 0]);
rectangle('Position',[1406.25 -1453.12 46.875 46.875], 'FaceColor',[1 1 1]);
rectangle('Position',[1453.12 -1453.12 46.875 46.875], 'FaceColor',[0 0 0]);
rectangle('Position',[1406.25 -1500 46.875 46.875], 'FaceColor',[0 0 0]);
rectangle('Position',[1453.12 -1500 46.875 46.875], 'FaceColor',[0 0 0]);
rectangle('Position',[281.25 -70.3125 23.4375 23.4375], 'FaceColor',[1 1 1]);
rectangle('Position',[304.688 -70.3125 23.4375 23.4375], 'FaceColor',[0 0 0]);
rectangle('Position',[281.25 -93.75 23.4375 23.4375], 'FaceColor',[1 1 1]);
rectangle('Position',[304.688 -93.75 23.4375 23.4375], 'FaceColor',[0 0 0]);
rectangle('Position',[281.25 -117.188 23.4375 23.4375], 'FaceColor',[1 1 1]);
rectangle('Position',[304.688 -117.188 23.4375 23.4375], 'FaceColor',[0 0 0]);
rectangle('Position',[281.25 -140.625 23.4375 23.4375], 'FaceColor',[1 1 1]);
rectangle('Position',[304.688 -140.625 23.4375 23.4375], 'FaceColor',[0 0 0]);
rectangle('Position',[281.25 -164.062 23.4375 23.4375], 'FaceColor',[1 1 1]);
rectangle('Position',[304.688 -164.062 23.4375 23.4375], 'FaceColor',[0 0 0]);
rectangle('Position',[281.25 -187.5 23.4375 23.4375], 'FaceColor',[1 1 1]);
rectangle('Position',[304.688 -187.5 23.4375 23.4375], 'FaceColor',[0 0 0]);
rectangle('Position',[281.25 -210.938 23.4375 23.4375], 'FaceColor',[1 1 1]);
rectangle('Position',[304.688 -210.938 23.4375 23.4375], 'FaceColor',[0 0 0]);
rectangle('Position',[281.25 -234.375 23.4375 23.4375], 'FaceColor',[1 1 1]);
rectangle('Position',[304.688 -234.375 23.4375 23.4375], 'FaceColor',[0 0 0]);
rectangle('Position',[281.25 -257.812 23.4375 23.4375], 'FaceColor',[1 1 1]);
rectangle('Position',[304.688 -257.812 23.4375 23.4375], 'FaceColor',[0 0 0]);
rectangle('Position',[281.25 -281.25 23.4375 23.4375], 'FaceColor',[1 1 1]);
rectangle('Position',[304.688 -281.25 23.4375 23.4375], 'FaceColor',[0 0 0]);
rectangle('Position',[281.25 -304.688 23.4375 23.4375], 'FaceColor',[1 1 1]);
rectangle('Position',[304.688 -304.688 23.4375 23.4375], 'FaceColor',[0 0 0]);
rectangle('Position',[281.25 -328.125 23.4375 23.4375], 'FaceColor',[1 1 1]);
rectangle('Position',[304.688 -328.125 23.4375 23.4375], 'FaceColor',[0 0 0]);
rectangle('Position',[281.25 -351.562 23.4375 23.4375], 'FaceColor',[1 1 1]);
rectangle('Position',[304.688 -351.562 23.4375 23.4375], 'FaceColor',[0 0 0]);
rectangle('Position',[281.25 -375 23.4375 23.4375], 'FaceColor',[1 1 1]);
rectangle('Position',[304.688 -375 23.4375 23.4375], 'FaceColor',[0 0 0]);
rectangle('Position',[656.25 -70.3125 23.4375 23.4375], 'FaceColor',[0 0 0]);
rectangle('Position',[679.688 -70.3125 23.4375 23.4375], 'FaceColor',[1 1 1]);
rectangle('Position',[656.25 -93.75 23.4375 23.4375], 'FaceColor',[0 0 0]);
rectangle('Position',[679.688 -93.75 23.4375 23.4375], 'FaceColor',[1 1 1]);
rectangle('Position',[656.25 -117.188 23.4375 23.4375], 'FaceColor',[0 0 0]);
rectangle('Position',[679.688 -117.188 23.4375 23.4375], 'FaceColor',[1 1 1]);
rectangle('Position',[656.25 -140.625 23.4375 23.4375], 'FaceColor',[0 0 0]);
rectangle('Position',[679.688 -140.625 23.4375 23.4375], 'FaceColor',[1 1 1]);
rectangle('Position',[656.25 -164.062 23.4375 23.4375], 'FaceColor',[0 0 0]);
rectangle('Position',[679.688 -164.062 23.4375 23.4375], 'FaceColor',[1 1 1]);
rectangle('Position',[656.25 -187.5 23.4375 23.4375], 'FaceColor',[0 0 0]);
rectangle('Position',[679.688 -187.5 23.4375 23.4375], 'FaceColor',[1 1 1]);
rectangle('Position',[656.25 -210.938 23.4375 23.4375], 'FaceColor',[0 0 0]);
rectangle('Position',[679.688 -210.938 23.4375 23.4375], 'FaceColor',[1 1 1]);
rectangle('Position',[656.25 -234.375 23.4375 23.4375], 'FaceColor',[0 0 0]);
rectangle('Position',[679.688 -234.375 23.4375 23.4375], 'FaceColor',[1 1 1]);
rectangle('Position',[656.25 -257.812 23.4375 23.4375], 'FaceColor',[0 0 0]);
rectangle('Position',[679.688 -257.812 23.4375 23.4375], 'FaceColor',[1 1 1]);
rectangle('Position',[656.25 -281.25 23.4375 23.4375], 'FaceColor',[0 0 0]);
rectangle('Position',[679.688 -281.25 23.4375 23.4375], 'FaceColor',[1 1 1]);
rectangle('Position',[656.25 -304.688 23.4375 23.4375], 'FaceColor',[0 0 0]);
rectangle('Position',[679.688 -304.688 23.4375 23.4375], 'FaceColor',[1 1 1]);
rectangle('Position',[656.25 -328.125 23.4375 23.4375], 'FaceColor',[0 0 0]);
rectangle('Position',[679.688 -328.125 23.4375 23.4375], 'FaceColor',[1 1 1]);
rectangle('Position',[656.25 -351.562 23.4375 23.4375], 'FaceColor',[0 0 0]);
rectangle('Position',[679.688 -351.562 23.4375 23.4375], 'FaceColor',[1 1 1]);
rectangle('Position',[656.25 -375 23.4375 23.4375], 'FaceColor',[0 0 0]);
rectangle('Position',[679.688 -375 23.4375 23.4375], 'FaceColor',[1 1 1]);
rectangle('Position',[328.125 -679.688 23.4375 23.4375], 'FaceColor',[1 1 1]);
rectangle('Position',[351.562 -679.688 23.4375 23.4375], 'FaceColor',[1 1 1]);
rectangle('Position',[328.125 -703.125 23.4375 23.4375], 'FaceColor',[0 0 0]);
rectangle('Position',[351.562 -703.125 23.4375 23.4375], 'FaceColor',[0 0 0]);
rectangle('Position',[375 -679.688 23.4375 23.4375], 'FaceColor',[1 1 1]);
rectangle('Position',[398.438 -679.688 23.4375 23.4375], 'FaceColor',[1 1 1]);
rectangle('Position',[375 -703.125 23.4375 23.4375], 'FaceColor',[0 0 0]);
rectangle('Position',[398.438 -703.125 23.4375 23.4375], 'FaceColor',[0 0 0]);
rectangle('Position',[796.875 -1054.69 23.4375 23.4375], 'FaceColor',[1 1 1]);
rectangle('Position',[820.312 -1054.69 23.4375 23.4375], 'FaceColor',[0 0 0]);
rectangle('Position',[796.875 -1078.12 23.4375 23.4375], 'FaceColor',[1 1 1]);
rectangle('Position',[820.312 -1078.12 23.4375 23.4375], 'FaceColor',[0 0 0]);
rectangle('Position',[796.875 -1101.56 23.4375 23.4375], 'FaceColor',[1 1 1]);
rectangle('Position',[820.312 -1101.56 23.4375 23.4375], 'FaceColor',[0 0 0]);
rectangle('Position',[796.875 -1125 23.4375 23.4375], 'FaceColor',[1 1 1]);
rectangle('Position',[820.312 -1125 23.4375 23.4375], 'FaceColor',[0 0 0]);
rectangle('Position',[1125 -1054.69 23.4375 23.4375], 'FaceColor',[1 1 1]);
rectangle('Position',[1148.44 -1054.69 23.4375 23.4375], 'FaceColor',[1 1 1]);
rectangle('Position',[1125 -1078.12 23.4375 23.4375], 'FaceColor',[0 0 0]);
rectangle('Position',[1148.44 -1078.12 23.4375 23.4375], 'FaceColor',[0 0 0]);
rectangle('Position',[1171.88 -1054.69 23.4375 23.4375], 'FaceColor',[1 1 1]);
rectangle('Position',[1195.31 -1054.69 23.4375 23.4375], 'FaceColor',[1 1 1]);
rectangle('Position',[1171.88 -1078.12 23.4375 23.4375], 'FaceColor',[0 0 0]);
rectangle('Position',[1195.31 -1078.12 23.4375 23.4375], 'FaceColor',[0 0 0]);
rectangle('Position',[1218.75 -1054.69 23.4375 23.4375], 'FaceColor',[1 1 1]);
rectangle('Position',[1242.19 -1054.69 23.4375 23.4375], 'FaceColor',[1 1 1]);
rectangle('Position',[1218.75 -1078.12 23.4375 23.4375], 'FaceColor',[0 0 0]);
rectangle('Position',[1242.19 -1078.12 23.4375 23.4375], 'FaceColor',[0 0 0]);
rectangle('Position',[1265.62 -1054.69 23.4375 23.4375], 'FaceColor',[1 1 1]);
rectangle('Position',[1289.06 -1054.69 23.4375 23.4375], 'FaceColor',[1 1 1]);
rectangle('Position',[1265.62 -1078.12 23.4375 23.4375], 'FaceColor',[0 0 0]);
rectangle('Position',[1289.06 -1078.12 23.4375 23.4375], 'FaceColor',[0 0 0]);
rectangle('Position',[1312.5 -1054.69 23.4375 23.4375], 'FaceColor',[1 1 1]);
rectangle('Position',[1335.94 -1054.69 23.4375 23.4375], 'FaceColor',[1 1 1]);
rectangle('Position',[1312.5 -1078.12 23.4375 23.4375], 'FaceColor',[0 0 0]);
rectangle('Position',[1335.94 -1078.12 23.4375 23.4375], 'FaceColor',[0 0 0]);
rectangle('Position',[1359.38 -1054.69 23.4375 23.4375], 'FaceColor',[1 1 1]);
rectangle('Position',[1382.81 -1054.69 23.4375 23.4375], 'FaceColor',[1 1 1]);
rectangle('Position',[1359.38 -1078.12 23.4375 23.4375], 'FaceColor',[0 0 0]);
rectangle('Position',[1382.81 -1078.12 23.4375 23.4375], 'FaceColor',[0 0 0]);
rectangle('Position',[1406.25 -1054.69 23.4375 23.4375], 'FaceColor',[1 1 1]);
rectangle('Position',[1429.69 -1054.69 23.4375 23.4375], 'FaceColor',[1 1 1]);
rectangle('Position',[1406.25 -1078.12 23.4375 23.4375], 'FaceColor',[0 0 0]);
rectangle('Position',[1429.69 -1078.12 23.4375 23.4375], 'FaceColor',[0 0 0]);
rectangle('Position',[796.875 -1148.44 23.4375 23.4375], 'FaceColor',[1 1 1]);
rectangle('Position',[820.312 -1148.44 23.4375 23.4375], 'FaceColor',[0 0 0]);
rectangle('Position',[796.875 -1171.88 23.4375 23.4375], 'FaceColor',[1 1 1]);
rectangle('Position',[820.312 -1171.88 23.4375 23.4375], 'FaceColor',[0 0 0]);
rectangle('Position',[796.875 -1195.31 23.4375 23.4375], 'FaceColor',[1 1 1]);
rectangle('Position',[820.312 -1195.31 23.4375 23.4375], 'FaceColor',[0 0 0]);
rectangle('Position',[796.875 -1218.75 23.4375 23.4375], 'FaceColor',[1 1 1]);
rectangle('Position',[820.312 -1218.75 23.4375 23.4375], 'FaceColor',[0 0 0]);
rectangle('Position',[796.875 -1242.19 23.4375 23.4375], 'FaceColor',[1 1 1]);
rectangle('Position',[820.312 -1242.19 23.4375 23.4375], 'FaceColor',[0 0 0]);
rectangle('Position',[796.875 -1265.62 23.4375 23.4375], 'FaceColor',[1 1 1]);
rectangle('Position',[820.312 -1265.62 23.4375 23.4375], 'FaceColor',[0 0 0]);
rectangle('Position',[796.875 -1289.06 23.4375 23.4375], 'FaceColor',[1 1 1]);
rectangle('Position',[820.312 -1289.06 23.4375 23.4375], 'FaceColor',[0 0 0]);
rectangle('Position',[796.875 -1312.5 23.4375 23.4375], 'FaceColor',[1 1 1]);
rectangle('Position',[820.312 -1312.5 23.4375 23.4375], 'FaceColor',[0 0 0]);
rectangle('Position',[796.875 -1335.94 23.4375 23.4375], 'FaceColor',[1 1 1]);
rectangle('Position',[820.312 -1335.94 23.4375 23.4375], 'FaceColor',[0 0 0]);
rectangle('Position',[796.875 -1359.38 23.4375 23.4375], 'FaceColor',[1 1 1]);
rectangle('Position',[820.312 -1359.38 23.4375 23.4375], 'FaceColor',[0 0 0]);
rectangle('Position',[796.875 -1382.81 23.4375 23.4375], 'FaceColor',[1 1 1]);
rectangle('Position',[820.312 -1382.81 23.4375 23.4375], 'FaceColor',[0 0 0]);
rectangle('Position',[796.875 -1406.25 23.4375 23.4375], 'FaceColor',[1 1 1]);
rectangle('Position',[820.312 -1406.25 23.4375 23.4375], 'FaceColor',[0 0 0]);
rectangle('Position',[796.875 -1429.69 23.4375 23.4375], 'FaceColor',[1 1 1]);
rectangle('Position',[820.312 -1429.69 23.4375 23.4375], 'FaceColor',[0 0 0]);
rectangle('Position',[796.875 -1453.12 23.4375 23.4375], 'FaceColor',[1 1 1]);
rectangle('Position',[820.312 -1453.12 23.4375 23.4375], 'FaceColor',[0 0 0]);
X=[1400,1359.38,1265.62,1171.88,1031.25,1031.25,890.625,796.875,703.125,609.375,515.625,445.312,410.156,386.719,363.281,339.844,304.688,304.688,234.375,234.375,234.375,234.375,140.625,140.625,140.625,100];
Y=[-1400,-1359.38,-1265.62,-1265.62,-1218.75,-1031.25,-984.375,-984.375,-890.625,-796.875,-703.125,-679.688,-667.969,-667.969,-667.969,-667.969,-679.688,-726.562,-796.875,-890.625,-984.375,-1078.12,-1171.88,-1265.62,-1359.38,-1400];
hold on;
plot(X,Y,'r');
legend('4688.04','Location','southoutside');
